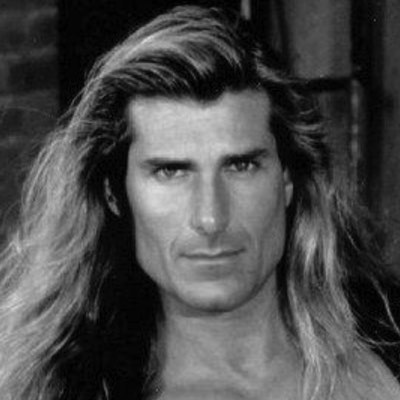
#> input picture zira/addons/test_mimetypes/tests/testfiles/case.jpg, 400 x 400 px
$ python image.py ../addons/test_mimetypes/tests/testfiles/case.jpg ../addons/test_mimetypes/tests/testfiles/case.jpg   (older library calls are emulated)
#> lines starting #> are read from the running program, lines starting #| are printed output that depends on the picture
# -*- coding: utf-8 -*-
# Part of Zira. See LICENSE file for full copyright and licensing details.
import base64
import codecs
import io

from PIL import Image
from PIL import ImageEnhance
from random import randrange

# Preload PIL with the minimal subset of image formats we need
from zira.tools import pycompat

Image.preinit()
Image._initialized = 2

# Maps only the 6 first bits of the base64 data, accurate enough
# for our purpose and faster than decoding the full blob first
FILETYPE_BASE64_MAGICWORD = {
    b'/': 'jpg',
    b'R': 'gif',
    b'i': 'png',
    b'P': 'svg+xml',
}

# ----------------------------------------
# Image resizing
# ----------------------------------------

def image_resize_image(base64_source, size=(1024, 1024), encoding='base64', filetype=None, avoid_if_small=False, upper_limit=False):
    """ Function to resize an image. The image will be resized to the given
        size, while keeping the aspect ratios, and holes in the image will be
        filled with transparent background. The image will not be stretched if
        smaller than the expected size.
        Steps of the resizing:
        - Compute width and height if not specified.
        - if avoid_if_small: if both image sizes are smaller than the requested
          sizes, the original image is returned. This is used to avoid adding
          transparent content around images that we do not want to alter but
          just resize if too big. This is used for example when storing images
          in the 'image' field: we keep the original image, resized to a maximal
          size, without adding transparent content around it if smaller.
        - create a thumbnail of the source image through using the thumbnail
          function. Aspect ratios are preserved when using it. Note that if the
          source image is smaller than the expected size, it will not be
          extended, but filled to match the size.
        - create a transparent background that will hold the final image.
        - paste the thumbnail on the transparent background and center it.

        :param base64_source: base64-encoded version of the source
            image; if False, returns False
        :param size: 2-tuple(width, height). A None value for any of width or
            height mean an automatically computed value based respectively
            on height or width of the source image.
        :param encoding: the output encoding
        :param filetype: the output filetype, by default the source image's
        :type filetype: str, any PIL image format (supported for creation)
        :param avoid_if_small: do not resize if image height and width
            are smaller than the expected size.
    """
#> called with size = (128, 100), encoding = 'base64', avoid_if_small = False, upper_limit = False
    if not base64_source:
        return False
    # Return unmodified content if no resize or we etect first 6 bits of '<'
    # (0x3C) for SVG documents - This will bypass XML files as well, but it's
    # harmless for these purposes
    if size == (None, None) or base64_source[:1] == b'P':
        return base64_source
    image_stream = io.BytesIO(codecs.decode(base64_source, encoding))
    image = Image.open(image_stream)
#> image is the input picture: PIL image 400x400 RGB; min 0, max 220, mean 74.3
    # store filetype here, as Image.new below will lose image.format
    filetype = (filetype or image.format).upper()
#> filetype = 'JPEG'

    filetype = {
        'BMP': 'PNG',
    }.get(filetype, filetype)

    asked_width, asked_height = size
    if upper_limit:
        if asked_width:
            if asked_width >= image.size[0]:
                asked_width = image.size[0]
        if asked_height:
            if asked_height >= image.size[1]:
                asked_height = image.size[1]

        if image.size[0] >= image.size[1]:
            asked_height = None
        else:
            asked_width = None
        if asked_width is None and asked_height is None:
            return base64_source

    if asked_width is None:
        asked_width = int(image.size[0] * (float(asked_height) / image.size[1]))
    if asked_height is None:
        asked_height = int(image.size[1] * (float(asked_width) / image.size[0]))
    size = asked_width, asked_height
    # check image size: do not create a thumbnail if avoiding smaller images
    if avoid_if_small and image.size[0] <= size[0] and image.size[1] <= size[1]:
        return base64_source

    if image.size != size:
        image = image_resize_and_sharpen(image, size, upper_limit=upper_limit)
    if image.mode not in ["1", "L", "P", "RGB", "RGBA"] or (filetype == 'JPEG' and image.mode == 'RGBA'):
        image = image.convert("RGB")

    background_stream = io.BytesIO()
    image.save(background_stream, filetype)
    return codecs.encode(background_stream.getvalue(), encoding)

def image_resize_and_sharpen(image, size, preserve_aspect_ratio=False, factor=2.0, upper_limit=False):
    """
        Create a thumbnail by resizing while keeping ratio.
        A sharpen filter is applied for a better looking result.

        :param image: PIL.Image.Image()
        :param size: 2-tuple(width, height)
        :param preserve_aspect_ratio: boolean (default: False)
        :param factor: Sharpen factor (default: 2.0)
    """
#> called with size = (128, 100), preserve_aspect_ratio = False, factor = 2, upper_limit = False
    origin_mode = image.mode
#> origin_mode = 'RGB'
    if image.mode != 'RGBA':
        image = image.convert('RGBA')
#> image: PIL image 400x400 RGBA
    image.thumbnail(size, Image.ANTIALIAS)
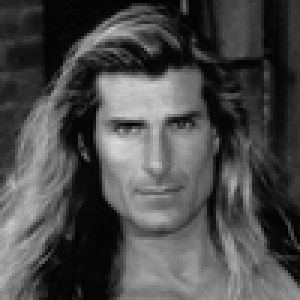
#> image: PIL image 100x100 RGBA (shown 3 times larger); mean R, G, B, A 74.3, 74.3, 74.3, 255
    if preserve_aspect_ratio:
        size = image.size
    sharpener = ImageEnhance.Sharpness(image)
    resized_image = sharpener.enhance(factor)
    # create a transparent image for background and paste the image on it
    if upper_limit:
        image = Image.new('RGBA', (size[0], size[1]-3), (255, 255, 255, 0)) # FIXME temporary fix for trimming the ghost border.
    else:
        image = Image.new('RGBA', size, (255, 255, 255, 0))
#> image: PIL image 128x100 RGBA
    image.paste(resized_image, ((size[0] - resized_image.size[0]) // 2, (size[1] - resized_image.size[1]) // 2))
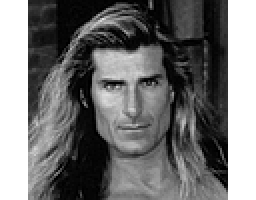
#> image: PIL image 128x100 RGBA (shown 2 times larger); mean R, G, B, A 113.9, 113.9, 113.9, 199.2; transparent parts drawn white

    if image.mode != origin_mode:
        image = image.convert(origin_mode)
#> image: PIL image 128x100 RGB
    return image

# [188 lines left out: functions image_save_for_web, image_resize_image_big, image_resize_image_medium, image_resize_image_small, crop_image, image_colorize and 3 more, not called in this run]

if __name__=="__main__":
    import sys

    assert len(sys.argv)==3, 'Usage to Test: image.py SRC.png DEST.png'

    img = base64.b64encode(open(sys.argv[1],'rb').read())
    new = image_resize_image(img, (128,100))
    open(sys.argv[2], 'wb').write(base64.b64decode(new))
